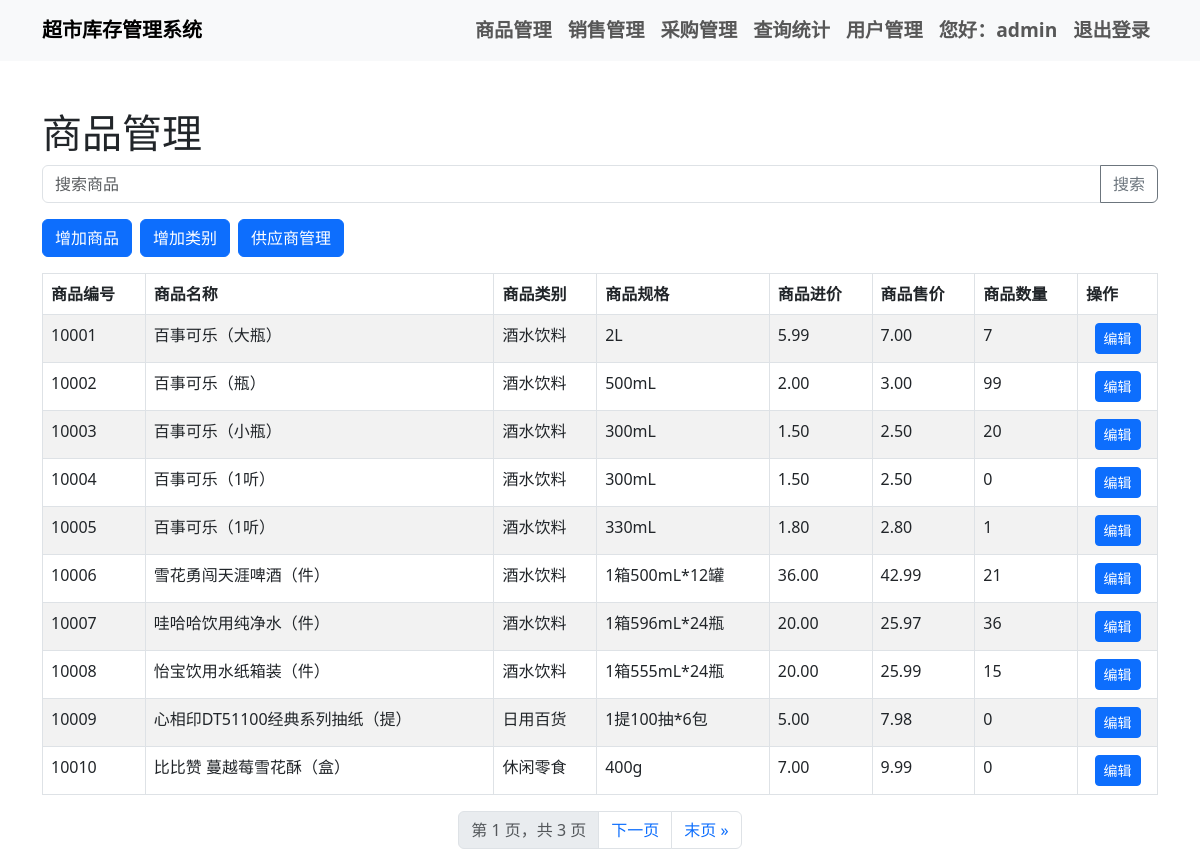
The app's page /product_management/ (signed in) with its own data.
### inventory_app/models.py (models this page shows, shortened)
class Product(models.Model):
    product_id = models.CharField(max_length=20, unique=True)
    name = models.CharField(max_length=100)
    category = models.CharField(max_length=50)
    specification = models.CharField(max_length=100)
    purchase_price = models.DecimalField(max_digits=10, decimal_places=2)
    price = models.DecimalField(max_digits=10, decimal_places=2)
    quantity = models.IntegerField()
    supplier = models.ForeignKey('Supplier', on_delete=models.CASCADE)

### inventory_app/views.py (the view)
# urls.py: path('product_management/', product_management, name='product_management'),
@login_required
def product_management(request):
    query = request.GET.get('q')
    if query:
        products = Product.objects.filter(name__icontains=query) | Product.objects.filter(product_id__icontains=query)
    else:
        products = Product.objects.all()
    paginator = Paginator(products, 10)
    page_number = request.GET.get('page', 1)
    page_obj = paginator.get_page(page_number)
    suppliers = Supplier.objects.all()  # 获取所有供应商
    context = {
        'products': page_obj,  # 将分页后的商品数据传递给模板
        'suppliers': suppliers
    }
    return render(request, 'product_management.html', context)

### templates/product_management.html (shortened to what this page needs)
{% extends 'base.html' %}
{% block content %}
    <h1 class="mt-5">商品管理</h1>
    <form method="get" action="{% url 'product_management' %}" class="mb-3">
        <div class="input-group">
            <input type="text" name="q" class="form-control" placeholder="搜索商品" value="{{ request.GET.q }}">
            <button type="submit" class="btn btn-outline-secondary">搜索</button>
        </div>
    </form>
    <div class="d-flex align-items-center mb-3">
        <a href="{% url 'add_product' %}" class="btn btn-primary me-2">增加商品</a>
        <a href="{% url 'add_category' %}" class="btn btn-primary me-2">增加类别</a>
        <a href="{% url 'edit_supplier' %}" class="btn btn-primary">供应商管理</a>
    </div>
    <table class="table table-bordered table-hover table-striped">
        <thead class="thead-dark">
            <tr>
                <th>商品编号</th>
                <th>商品名称</th>
                <th>商品类别</th>
                <th>商品规格</th>
                <th>商品进价</th>
                <th>商品售价</th>
                <th>商品数量</th>
                <th>操作</th>
            </tr>
        </thead>
        <tbody>
            {% for product in products %}
                <tr>
                    <td>{{ product.product_id }}</td>
                    <td>{{ product.name }}</td>
                    <td>{{ product.category }}</td>
                    <td>{{ product.specification }}</td>
                    <td>{{ product.purchase_price }}</td>
                    <td>{{ product.price }}</td>
                    <td>{{ product.quantity }}</td>
                    <td style="text-align: center;">
                        <a href="{% url 'edit_product' product.id %}" class="btn btn-sm btn-primary">编辑</a>
                    </td>
                </tr>
            {% endfor %}
        </tbody>
    </table>
    <nav aria-label="Page navigation">
        <ul class="pagination justify-content-center">
            <li class="page-item disabled">
                <span class="page-link">第 {{ products.number }} 页，共 {{ products.paginator.num_pages }} 页</span>
            </li>
            {% if products.has_next %}
                <li class="page-item">
                    <a class="page-link" href="?page={{ products.next_page_number }}">下一页</a>
                </li>
                <li class="page-item">
                    <a class="page-link" href="?page={{ products.paginator.num_pages }}">末页 &raquo;</a>
                </li>
            {% endif %}
        </ul>
    </nav>
{% endblock %}

### templates/base.html (shortened to what this page needs)
<!DOCTYPE html>
<html lang="zh-CN">
<head>
    <link href="https://cdn.jsdelivr.net/npm/bootstrap@5.3.0/dist/css/bootstrap.min.css" rel="stylesheet">
</head>
<body>
    <nav class="navbar navbar-expand-lg navbar-light bg-light">
        <div class="container">
            <a class="navbar-brand" href="{% url 'home' %}">超市库存管理系统</a>
            <div class="collapse navbar-collapse" id="navbarNav">
                <ul class="navbar-nav ms-auto">
                    {% if user.is_authenticated %}
                        <li class="nav-item">
                            <a class="nav-link" href="{% url 'product_management' %}">商品管理</a>
                        </li>
                        <li class="nav-item">
                            <a class="nav-link" href="{% url 'sales_management' %}">销售管理</a>
                        </li>
                        <li class="nav-item">
                            <a class="nav-link" href="{% url 'purchase_management' %}">采购管理</a>
                        </li>
                        <li class="nav-item">
                            <a class="nav-link" href="{% url 'query_statistics' %}">查询统计</a>
                        </li>
                        {% if user.is_superuser %}
                            <li class="nav-item">
                                <a class="nav-link" href="{% url 'user_management' %}">用户管理</a>
                            </li>
                        {% endif %}
                        <li class="nav-item">
                            <span class="nav-link">您好：{{ user.username }}</span>
                        </li>
                        <li class="nav-item">
                            <a class="nav-link" href="{% url 'logout' %}">退出登录</a>
                        </li>
                    {% endif %}
                </ul>
            </div>
        </div>
    </nav>
    <div class="container mt-4">
        {% block content %}
        {% endblock %}
    </div>
</body>
</html>

### templates/base.html (style rules this page uses)
.navbar { font-size: 1.2rem; font-weight: bold; }

### records on screen
Product: product_id "10001", name "百事可乐（大瓶）", category "酒水饮料", specification "2L", purchase_price "5.99", price "7.00", quantity "7"
Product: product_id "10002", name "百事可乐（瓶）", category "酒水饮料", specification "500mL", purchase_price "2.00", price "3.00", quantity "99"
Product: product_id "10003", name "百事可乐（小瓶）", category "酒水饮料", specification "300mL", purchase_price "1.50", price "2.50", quantity "20"
Product: product_id "10004", name "百事可乐（1听）", category "酒水饮料", specification "300mL", purchase_price "1.50", price "2.50", quantity "0"
Product: product_id "10005", name "百事可乐（1听）", category "酒水饮料", specification "330mL", purchase_price "1.80", price "2.80", quantity "1"
Product: product_id "10006", name "雪花勇闯天涯啤酒（件）", category "酒水饮料", specification "1箱500mL*12罐", purchase_price "36.00", price "42.99", quantity "21"
Product: product_id "10007", name "哇哈哈饮用纯净水（件）", category "酒水饮料", specification "1箱596mL*24瓶", purchase_price "20.00", price "25.97", quantity "36"
Product: product_id "10008", name "怡宝饮用水纸箱装（件）", category "酒水饮料", specification "1箱555mL*24瓶", purchase_price "20.00", price "25.99", quantity "15"
Product: product_id "10009", name "心相印DT51100经典系列抽纸（提）", category "日用百货", specification "1提100抽*6包", purchase_price "5.00", price "7.98", quantity "0"
Product: product_id "10010", name "比比赞 蔓越莓雪花酥（盒）", category "休闲零食", specification "400g", purchase_price "7.00", price "9.99", quantity "0"

### other values on screen
{{ user.username }} "admin"
{{ products.number }} "1"
{{ products.paginator.num_pages }} "3"
